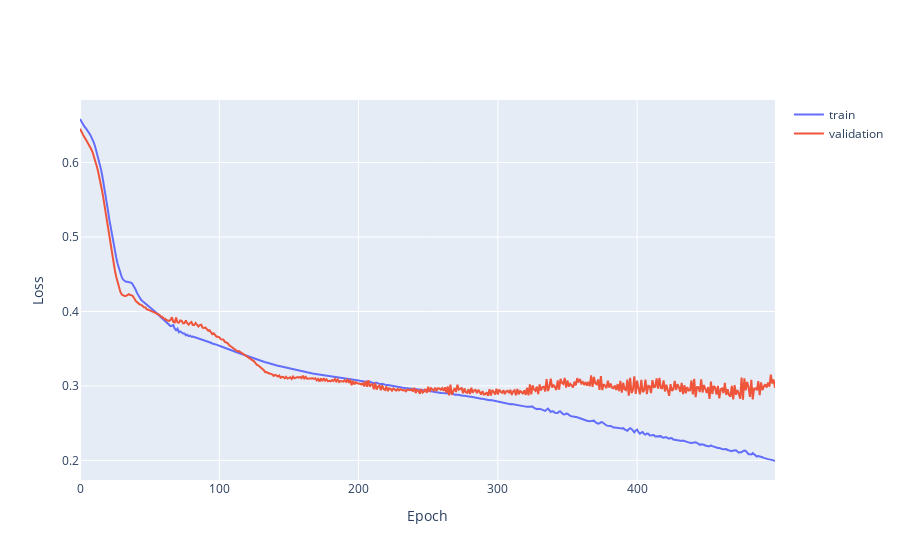

The notebook cell saved with this chart:
### Code cell
import plotly.graph_objects as go

fig = go.Figure()
fig.add_scatter(x=list(range(config['epochs'])), y=list(map(lambda x: x.item(), train_losses)), name='train')
fig.add_scatter(x=list(range(config['epochs'])), y=list(map(lambda x: x.item(), val_losses)), name='validation')
fig.update_layout(xaxis_title='Epoch', yaxis_title='Loss')

### Figure 1 — Plotly figure (JSON) as saved in the notebook; plotly's stock layout.template omitted (floating-point values rounded to 4 significant figures; data arrays with more than 128 entries replaced by an {"elided": "..."} marker saying what was removed)
{"data": [{"name": "train", "type": "scatter", "x": {"elided": "500 int values"}, "y": {"elided": "500 float values"}}, {"name": "validation", "type": "scatter", "x": {"elided": "500 int values"}, "y": {"elided": "500 float values"}}], "layout": {"xaxis": {"title": {"text": "Epoch"}}, "yaxis": {"title": {"text": "Loss"}}}}
